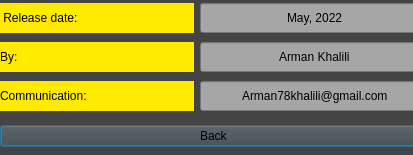
<?xml version="1.0" encoding="UTF-8"?>
<ui version="4.0">
 <class>AboutUsDialog</class>
 <widget class="QDialog" name="AboutUsDialog">
  <property name="geometry">
   <rect>
    <x>0</x>
    <y>0</y>
    <width>413</width>
    <height>155</height>
   </rect>
  </property>
  <property name="windowTitle">
   <string>Dialog</string>
  </property>
  <property name="styleSheet">
   <string notr="true">background-color: rgb(68, 68, 68);
</string>
  </property>
  <widget class="QWidget" name="verticalLayoutWidget">
   <property name="geometry">
    <rect>
     <x>0</x>
     <y>0</y>
     <width>430</width>
     <height>151</height>
    </rect>
   </property>
   <layout class="QVBoxLayout" name="verticalLayout">
    <property name="bottomMargin">
     <number>0</number>
    </property>
    <item>
     <layout class="QHBoxLayout" name="horizontalLayout">
      <item>
       <widget class="QLabel" name="label">
        <property name="styleSheet">
         <string notr="true">font: 15pt &quot;NPISetareh&quot;;
background-color:  rgb(255, 234, 0)</string>
        </property>
        <property name="text">
         <string> Release date:</string>
        </property>
        <property name="alignment">
         <set>Qt::AlignLeading|Qt::AlignLeft|Qt::AlignVCenter</set>
        </property>
       </widget>
      </item>
      <item>
       <widget class="QLineEdit" name="lineEdit">
        <property name="enabled">
         <bool>false</bool>
        </property>
        <property name="sizePolicy">
         <sizepolicy hsizetype="Fixed" vsizetype="Fixed">
          <horstretch>0</horstretch>
          <verstretch>0</verstretch>
         </sizepolicy>
        </property>
        <property name="minimumSize">
         <size>
          <width>230</width>
          <height>10</height>
         </size>
        </property>
        <property name="maximumSize">
         <size>
          <width>0</width>
          <height>30</height>
         </size>
        </property>
        <property name="baseSize">
         <size>
          <width>0</width>
          <height>0</height>
         </size>
        </property>
        <property name="styleSheet">
         <string notr="true">font: 12pt &quot;MV Boli&quot;;
background-color: rgb(166, 166, 166);
color: black;</string>
        </property>
        <property name="text">
         <string>May, 2022</string>
        </property>
        <property name="alignment">
         <set>Qt::AlignCenter</set>
        </property>
       </widget>
      </item>
     </layout>
    </item>
    <item>
     <layout class="QHBoxLayout" name="horizontalLayout_2">
      <item>
       <widget class="QLabel" name="label_2">
        <property name="layoutDirection">
         <enum>Qt::LeftToRight</enum>
        </property>
        <property name="styleSheet">
         <string notr="true">font: 15pt &quot;NPISetareh&quot;;
background-color:  rgb(255, 234, 0)</string>
        </property>
        <property name="text">
         <string>By:</string>
        </property>
        <property name="alignment">
         <set>Qt::AlignLeading|Qt::AlignLeft|Qt::AlignVCenter</set>
        </property>
       </widget>
      </item>
      <item>
       <widget class="QLineEdit" name="lineEdit_2">
        <property name="enabled">
         <bool>false</bool>
        </property>
        <property name="sizePolicy">
         <sizepolicy hsizetype="Fixed" vsizetype="Fixed">
          <horstretch>0</horstretch>
          <verstretch>0</verstretch>
         </sizepolicy>
        </property>
        <property name="minimumSize">
         <size>
          <width>230</width>
          <height>30</height>
         </size>
        </property>
        <property name="styleSheet">
         <string notr="true">font: 12pt &quot;MV Boli&quot;;
background-color: rgb(166, 166, 166);
color: black;</string>
        </property>
        <property name="text">
         <string>Arman Khalili</string>
        </property>
        <property name="alignment">
         <set>Qt::AlignCenter</set>
        </property>
       </widget>
      </item>
     </layout>
    </item>
    <item>
     <layout class="QHBoxLayout" name="horizontalLayout_4">
      <item>
       <widget class="QLabel" name="label_3">
        <property name="styleSheet">
         <string notr="true">font: 15pt &quot;NPISetareh&quot;;
background-color:  rgb(255, 234, 0)</string>
        </property>
        <property name="text">
         <string>Communication:</string>
        </property>
        <property name="alignment">
         <set>Qt::AlignLeading|Qt::AlignLeft|Qt::AlignVCenter</set>
        </property>
       </widget>
      </item>
      <item>
       <widget class="QLineEdit" name="lineEdit_3">
        <property name="enabled">
         <bool>false</bool>
        </property>
        <property name="sizePolicy">
         <sizepolicy hsizetype="Fixed" vsizetype="Fixed">
          <horstretch>0</horstretch>
          <verstretch>0</verstretch>
         </sizepolicy>
        </property>
        <property name="minimumSize">
         <size>
          <width>230</width>
          <height>30</height>
         </size>
        </property>
        <property name="styleSheet">
         <string notr="true">font: 12pt &quot;MV Boli&quot;;
background-color: rgb(166, 166, 166);
color: black;</string>
        </property>
        <property name="text">
         <string>Arman78khalili@gmail.com</string>
        </property>
        <property name="alignment">
         <set>Qt::AlignCenter</set>
        </property>
       </widget>
      </item>
     </layout>
    </item>
    <item>
     <spacer name="verticalSpacer">
      <property name="orientation">
       <enum>Qt::Vertical</enum>
      </property>
      <property name="sizeType">
       <enum>QSizePolicy::Fixed</enum>
      </property>
      <property name="sizeHint" stdset="0">
       <size>
        <width>20</width>
        <height>5</height>
       </size>
      </property>
     </spacer>
    </item>
    <item>
     <layout class="QHBoxLayout" name="horizontalLayout_3">
      <item>
       <widget class="QPushButton" name="pushButton">
        <property name="styleSheet">
         <string notr="true">background-color: rgb(255, 255, 255);
font: 15pt &quot;NPIRamin&quot;;
hover
{
color: red;
border-color: red;
border-width: 2px;
}</string>
        </property>
        <property name="text">
         <string>Back </string>
        </property>
       </widget>
      </item>
     </layout>
    </item>
   </layout>
  </widget>
 </widget>
 <resources/>
 <connections/>
</ui>
